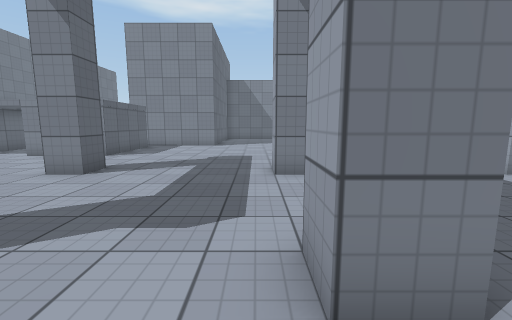
view 1 (above)

21 first-person views from a walk through a 3-D level made in the Unity game engine. The camera is 1.3 m above the floor, tilts 8° down and sees 90° across. The floor is counted in squares, 1 m on a side. Each view is taken from the middle of a square. On the plan, view 1 faces up. The plan holds only what a view shows up to about 13 squares ahead; the rest is blank. The place goes on beyond the plan. The player is left out. Some animated figures are left out. Door leaves are left out, so doorways stand open. Surface patterns are stand-ins for the level's own textures.

view 2
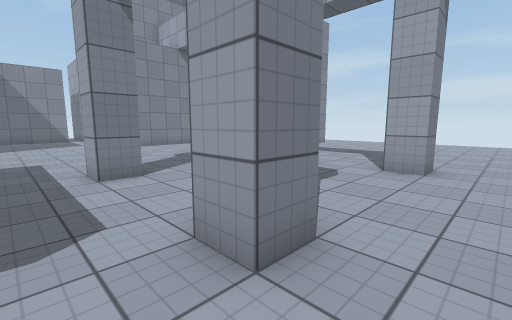

view 3
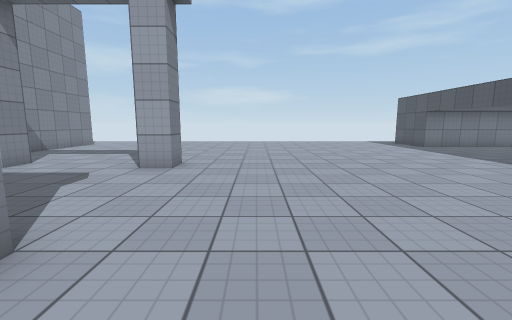

view 4
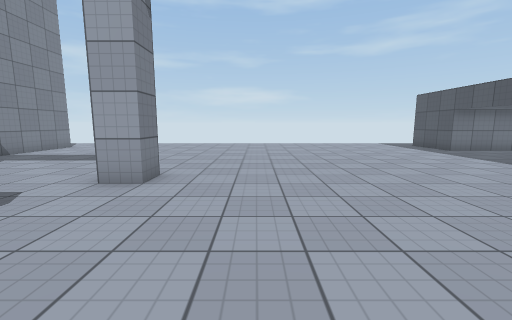

view 5
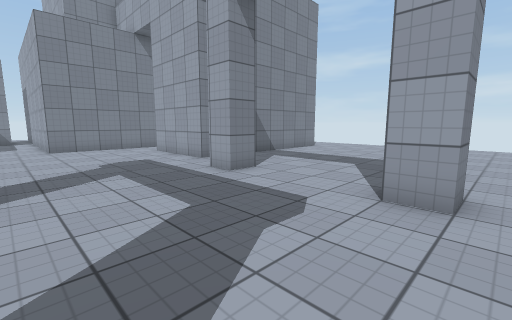

view 6
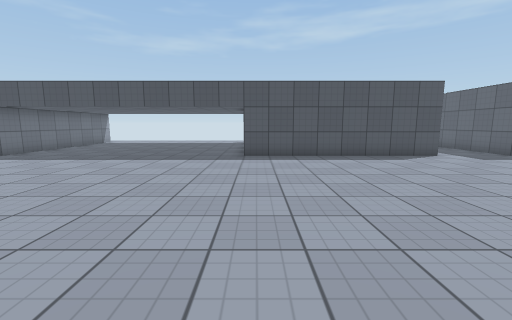

view 7
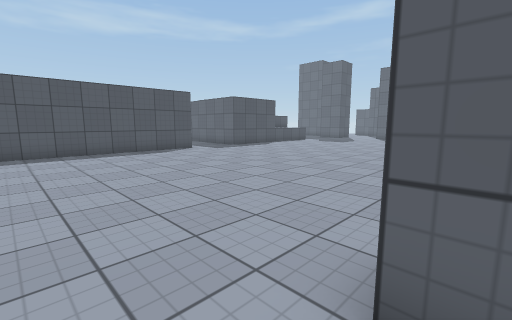

view 8
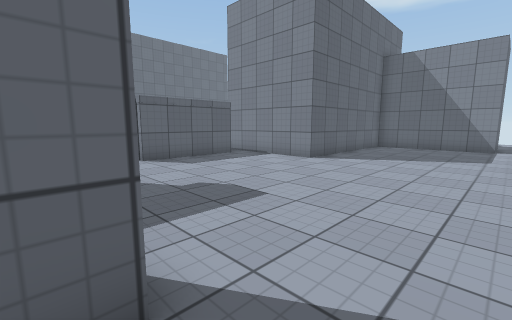

view 9
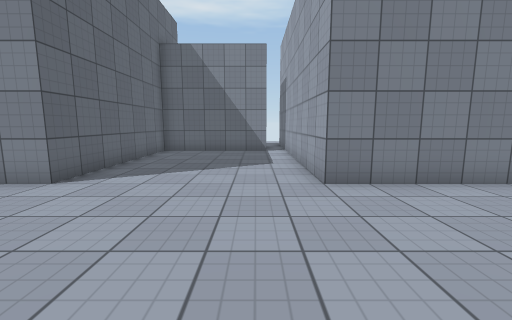

view 10
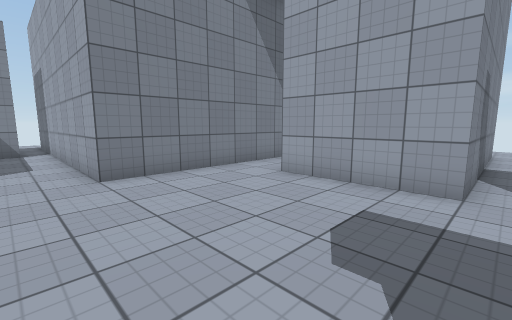

view 11
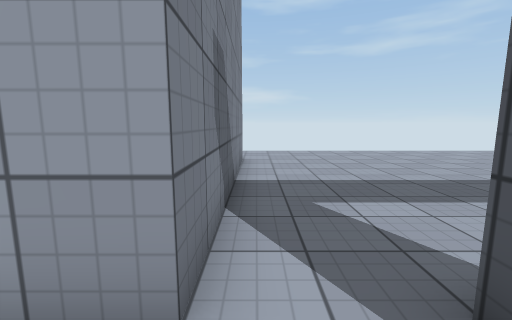

view 12
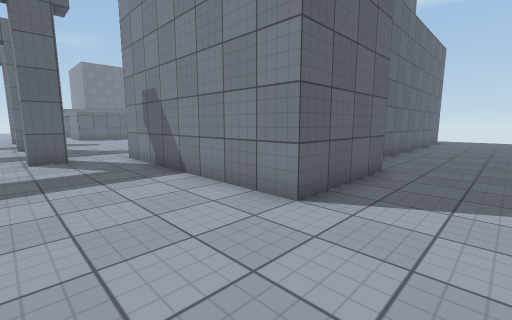

view 13
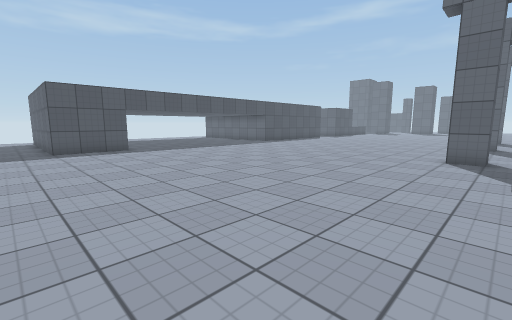

view 14
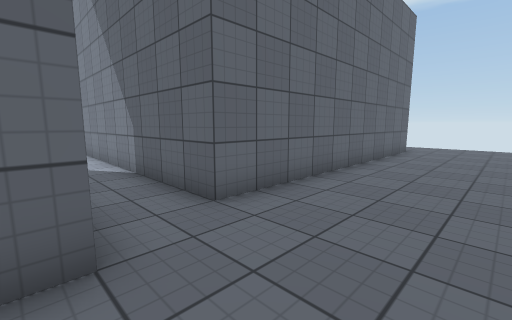

view 15
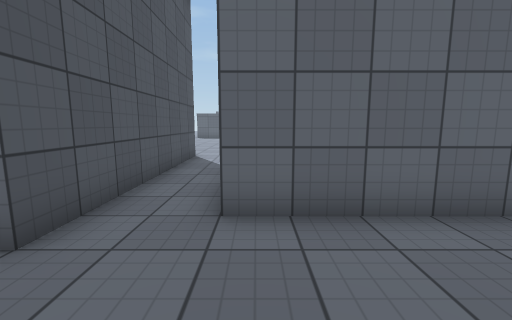

view 16
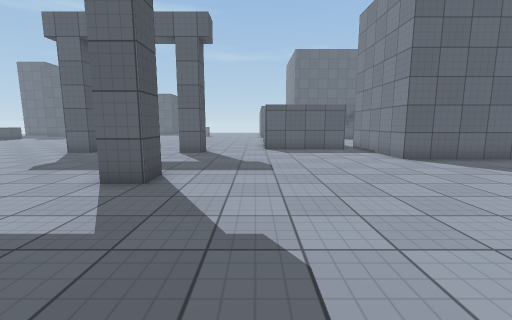

view 17
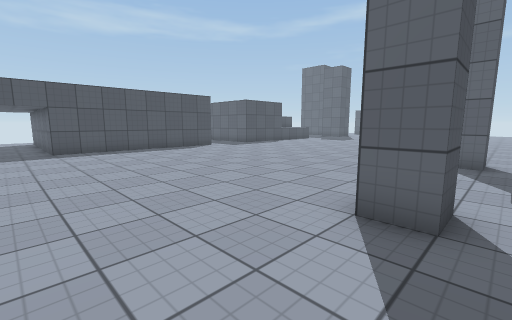

view 18
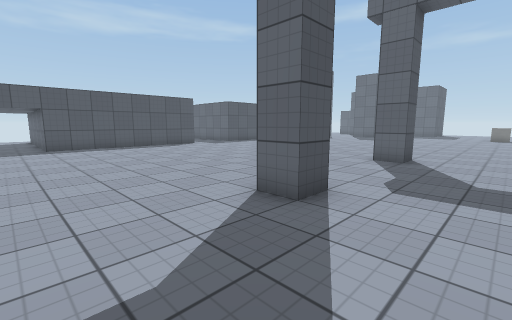

view 19
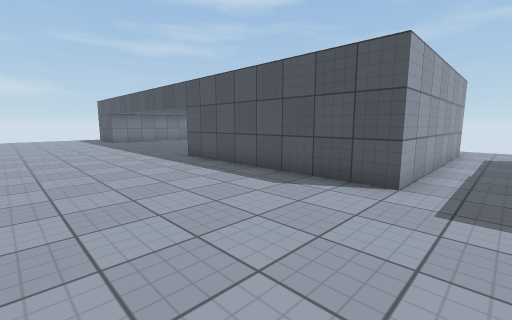

view 20
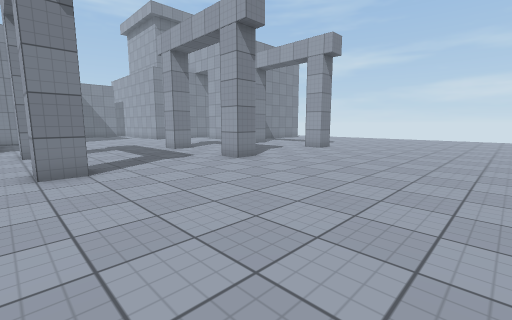

view 21
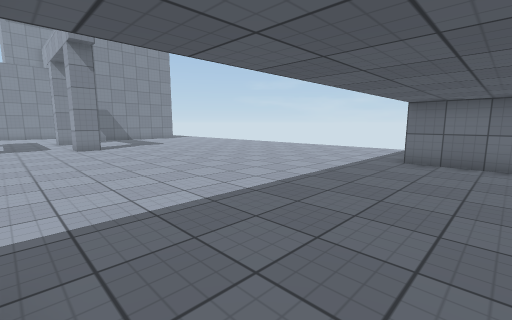

### Floor plan
Points are (right, up) in squares from view 1. A wall is a line through its corners. A room is listed if a view was taken in it or the views show most of it. See-through windows are left out.
Room 1 (views 1, 2, 3, 4, 5, 6, 7, 8, 9, 10, 11, 12, 13, 14, 15, 16, 17, 18, 19, 20, 21)
walls: (6.5, 2.5) (7.5, 2.5) (7.5, 1.5) (6.5, 1.5) (6.5, 2.5); (1.5, 2.5) (1.5, 1.5) (0.5, 1.5) (0.5, 2.5) (1.5, 2.5); (7.5, 7.6) (7.5, 6.6) (6.5, 6.6) (6.5, 7.6); (1.5, 6.6) (0.5, 6.6) (0.5, 7.6) (1.5, 7.6) (1.5, 6.6); (7.5, 9.5) (7.5, 13.5) (15.5, 13.5) (15.5, 9.5) (7.5, 9.5); (-4.5, 2.5) (-4.5, 1.5) (-5.5, 1.5) (-5.5, 2.5) (-4.5, 2.5); (-4.5, 6.6) (-5.5, 6.6) (-5.5, 7.6) (-4.5, 7.6) (-4.5, 6.6); (-6.2, 14.6) (-6.2, 10.5); (13.5, -13.5) (13.5, -10.5) (16.5, -10.5) (16.5, -13.5); (-4.5, -13.5) (-4.5, -10.5) (3.5, -10.5) (3.5, -13.5); (2.5, 24.5) (2.5, 22.5) (-2.5, 22.5) (-2.5, 15.5) (-6.5, 15.5); (14.5, 24.5) (14.5, 15.5) (3.5, 15.5) (3.5, 24.5)

Where each view was taken, in squares from view 1:
view 1: 0 up, 0 right, facing up
view 2: 0 up, 1 left, facing up-right
view 3: 1 down, 1 left, facing right
view 4: 1 down, 1 right, facing right
view 5: 1 up, 2 right, facing up-right
view 6: 0 up, 3 right, facing down
view 7: 2 up, 3 right, facing down-left
view 8: 7 up, 3 right, facing up-left
view 9: 10 up, 2 right, facing up
view 10: 9 up, 2 right, facing up-right
view 11: 9 up, 6 right, facing right
view 12: 6 up, 18 right, facing up-left
view 13: 3 up, 18 right, facing down-left
view 14: 13 up, 18 right, facing up-left
view 15: 16 up, 18 right, facing left
view 16: 10 up, 7 right, facing left
view 17: 3 up, 5 right, facing down-left
view 18: 5 up, 5 right, facing down-left
view 19: 5 down, 6 left, facing down-right
view 20: 6 down, 6 left, facing up-right
view 21: 13 down, 4 right, facing up-right
